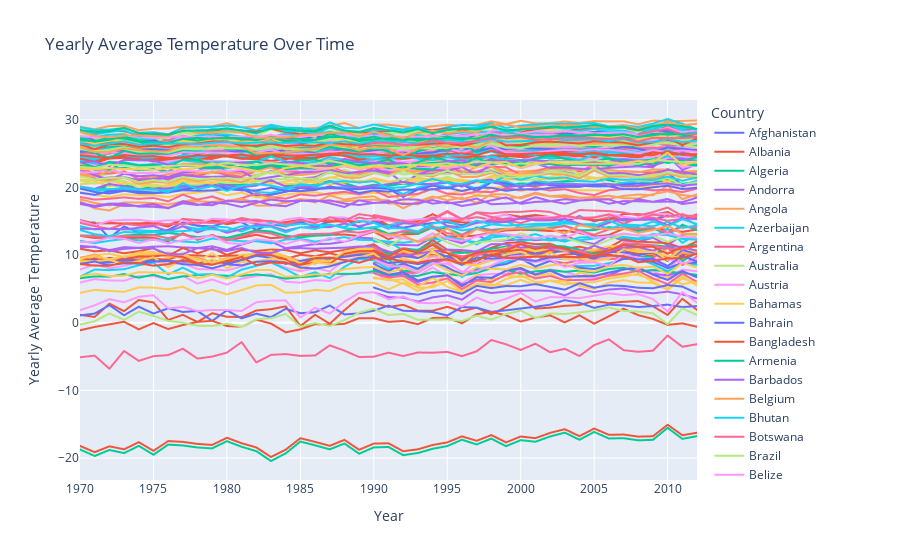

This figure's notebook cell:
### Code cell
fig_gdp_growth = px.line(
    economy_and_temperature_statistics,
    x='Year',
    y='Yearly Average Temperature',
    color='Country',
    title='Yearly Average Temperature Over Time',
)
fig_gdp_growth.show()
